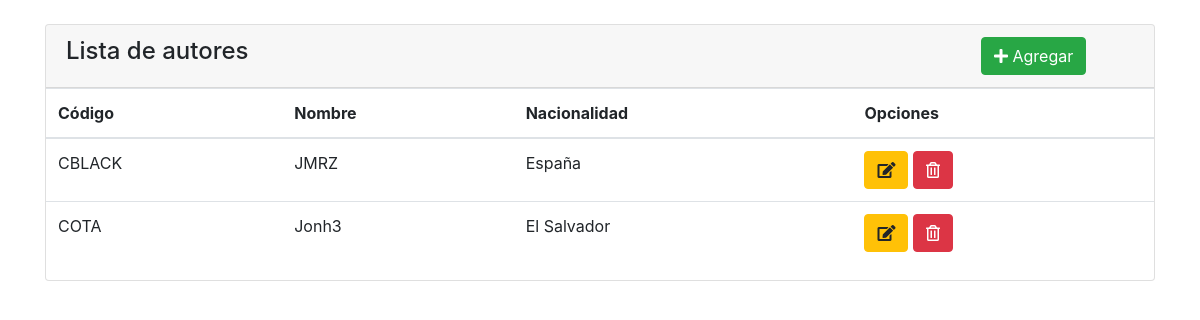
Screenshot of /listar_autores.php with the database file from the repository.
### tables this page shows
CREATE TABLE `autores` (
  `codigoAutor` varchar(10) NOT NULL,
  `nombreAutor` varchar(150) NOT NULL,
  `nacionalidad` varchar(150) DEFAULT NULL
);

### listar_autores.php (the view, shortened to what this page needs)
<!doctype html>
<html lang="es">
  <head>
    <link rel="stylesheet" href="https://stackpath.bootstrapcdn.com/bootstrap/4.5.2/css/bootstrap.min.css">
    <link rel="stylesheet" href="https://use.fontawesome.com/releases/v5.12.1/css/all.css" />
  </head>
  <body>
    <br/>
    <div class="container">
        <div class="card">
            <div class="card-header">
                <div class="row">
                    <div class="col-lg-10">
                        <h4>Lista de autores</h4>
                    </div>
                    <div class="col-lg-2">
                        <a class="btn btn-success" href="agregar_autor.php"><i class="fas fa-plus"></i> Agregar</a>
                    </div>
                </div>
            </div>
            <?php
            $conn = OpenCon();
            $sql = "SELECT * FROM autores";
            ?>
                <table class="table">
                    <thead>
                        <tr>
                            <th>Código</th>
                            <th>Nombre</th>
                            <th>Nacionalidad</th>
                            <th>Opciones</th>
                        </tr>
                    </thead>
                    <tbody>
                <?php
                    foreach ($conn->query($sql) as $row) {
                        echo "<tr>";
                        echo "<td>" . $row["codigoAutor"]. "</td>";
                        echo "<td>" . $row["nombreAutor"]. "</td>";
                        echo "<td>" . $row["nacionalidad"]. "</td>";
                        echo "<td>";
                        echo "<a class=\"btn btn-warning\" href=\"modificar_autor.php?codigo=";
                        echo $row["codigoAutor"]."\"><i class=\"fas fa-edit\"></i></a> ";
                        echo "<a class=\"btn btn-danger\" href=\"eliminar_autor.php?codigo=";
                        echo $row["codigoAutor"]."\"><i class=\"far fa-trash-alt\"></i></a>";
                        echo "</td>";
                        echo "</tr>";
                    }
                    ?>
                    </tbody>
                </table>
        </div>
    </div>
  </body>
</html>

### rows the page displays
autores: codigoAutor "CBLACK", nombreAutor "JMRZ", nacionalidad "España"
autores: codigoAutor "COTA", nombreAutor "Jonh3", nacionalidad "El Salvador"
